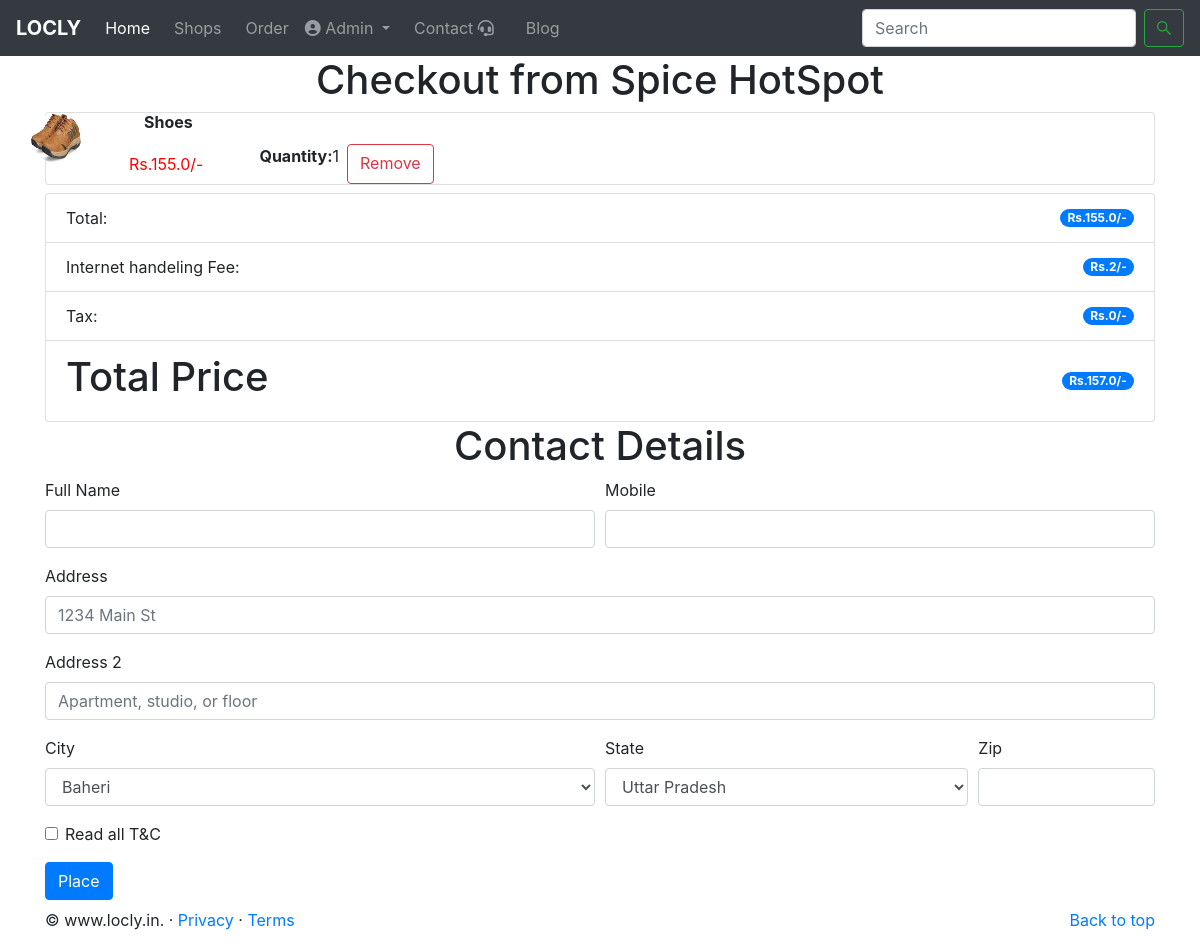
The app's page /order/2 (signed in) with its own data.
### MyApp/models.py (models this page shows, shortened)
class shop(models.Model):
    shop_id=models.CharField(max_length=20,default='',unique=True)
    shop_name=models.CharField(max_length=20)
    shop_user=models.ForeignKey(User,on_delete=models.CASCADE)
    shop_pic=models.ImageField(upload_to="static/")
    shop_disc=models.CharField(max_length=100)
    shop_add=models.CharField(max_length=50)
    verified=models.BooleanField(default=False)
    contact=models.IntegerField(default='')
    delivery=models.BooleanField(default=False)
    Grocery = 'Grocery'
    Medical = 'Medical'
    DailyE='DailyE'
    CHOICES = [
        (Grocery, 'Grocery'),
        (Medical, 'Medical'),
        (DailyE, 'DailyE')]
    category = models.CharField(max_length=20,choices=CHOICES,default=Grocery)

class cart(models.Model):
    user=models.ForeignKey(User,on_delete=models.CASCADE)
    quantity=models.IntegerField()
    products=models.ForeignKey(products,on_delete=models.CASCADE)
    shop=models.ForeignKey(shop,on_delete=models.CASCADE)

class products(models.Model):
    shop=models.ForeignKey(shop,on_delete=models.CASCADE)
    prod_name=models.CharField(max_length=20)
    prod_disc=models.CharField(max_length=100)
    prod_price=models.FloatField()
    Grocery = 'Grocery'
    Medical = 'Medical'
    DailyE='DailyE'
    CHOICES = [
        (Grocery, 'Grocery'),
        (Medical, 'Medical'),
        (DailyE, 'DailyE')]
    category = models.CharField(max_length=20,choices=CHOICES,default=Grocery)
    prod_img=models.ImageField(upload_to="static/")

### MyApp/views.py (the view, shortened to what this page needs)
# urls.py: path('order/<int:shopid>', views.order_cart ,name='Order'),
@login_required(login_url='/login')
def order_cart(request,shopid):
    shopn=shop.objects.filter(id=shopid)[0]
    cart_chechkout=cart.objects.filter(user=request.user,shop=shopn)
    total_price=0
    for i in cart_chechkout:
        total_price+=i.products.prod_price
    int_hand_fee=round(total_price/100)
    tax=0
    total=total_price+tax+int_hand_fee
    data=''
    for item in cart_chechkout:
        data= data + item.products.prod_name + ','+ str(item.products.prod_price) + ',' + str(item.products.id) + ';'
    order_price=f'Total price:{total_price} InternetFee: {int_hand_fee} Tax : {tax} Final Price {total}'
    params={'checkout':cart_chechkout,'shop':shopn,'total_price':total_price,'int_hand_fee':int_hand_fee,
    'tax':tax,'total':total}
    return render(request,'order.html',params)

### templates/order.html (shortened to what this page needs)
{% extends 'base.html' %}
{% block body %}
<h1 align="center">Checkout from {{shop.shop_name}} </h1>
<div class="container">
{% for item in checkout %}
<div class="card my-2">
    <div class="row">
        <img style="width:50px;height:50px;" src="/{{item.products.prod_img}}" alt="..." class="rounded-circle">
        <div class="col">
            <h6 class="card-title mx-5"><b>{{item.products.prod_name}}</b></h6>
            <div class="row">
                <p class="my-2 mx-5" style="color:red;">Rs.{{item.products.prod_price}}/-</p>
                <h8 class='mx-2'><b> Quantity:</b>{{item.quantity}}</h8>
                <a href="/addtocart/{{item.id}}/delete/" class="btn btn-outline-danger">Remove</a>
            </div>
        </div>
    </div>
</div>
{% endfor %}
<ul class="list-group">
  <li class="list-group-item d-flex justify-content-between align-items-center">
    Total:
    <span class="badge badge-primary badge-pill">Rs.{{total_price}}/-</span>
  </li>
  <li class="list-group-item d-flex justify-content-between align-items-center">
    Internet handeling Fee:
    <span class="badge badge-primary badge-pill">Rs.{{int_hand_fee}}/-</span>
  </li>
  <li class="list-group-item d-flex justify-content-between align-items-center">
    Tax:
    <span class="badge badge-primary badge-pill">Rs.{{tax}}/-</span>
  </li>
  <li class="list-group-item d-flex justify-content-between align-items-center">
    <h1>Total Price</h1>
    <span class="badge badge-primary badge-pill">Rs.{{total}}/-</span>
  </li>
</ul>
<h1 align="center">Contact Details </h1>
<form class='my-2' method='POST',action='order/{{shop.id}}'>{% csrf_token %}
  <div class="form-row">
    <div class="form-group col-md-6">
      <label for="full_name">Full Name</label>
      <input name='full_name'type="text" class="form-control" id="full_name">
    </div>
    <div class="form-group col-md-6">
      <label for="Mobile">Mobile</label>
      <input type="tel"name='mobile' class="form-control" id="Mobile">
    </div>
  </div>
  <div class="form-group">
    <label for="inputAddress">Address</label>
    <input type="text"name='address' class="form-control" id="inputAddress" placeholder="1234 Main St">
  </div>
  <div class="form-group">
    <label for="inputAddress2">Address 2</label>
    <input type="text" name='address2'class="form-control" id="inputAddress2" placeholder="Apartment, studio, or floor">
  </div>
  <div class="form-row">
    <div class="form-group col-md-6">
      <label for="city">City</label>
      <select id="city" name='city' class="form-control">
        <option selected>Baheri</option>
      </select>
    </div>
    <div class="form-group col-md-4">
      <label for="inputState">State</label>
      <select id="inputState"name='state' class="form-control">
        <option selected>Uttar Pradesh</option>
      </select>
    </div>
    <div class="form-group col-md-2">
      <label for="inputZip">Zip</label>
      <input name='zip'type="text" class="form-control" id="inputZip">
    </div>
  </div>
  <div class="form-group">
    <div class="form-check">
      <input class="form-check-input" type="checkbox" id="gridCheck">
      <label class="form-check-label" for="gridCheck">
        Read all T&C
      </label>
    </div>
  </div>
  <button type="submit" class="btn btn-primary">Place</button>
</form>
</div>
{% endblock body %}

### templates/base.html (shortened to what this page needs)
<!doctype html>
<html lang="en">
<head>
  <link rel="stylesheet" href="https://stackpath.bootstrapcdn.com/bootstrap/4.4.1/css/bootstrap.min.css"
>
</head>
<body>
  <header>
  <nav class="navbar navbar-expand-lg navbar-dark bg-dark">
    <a class="navbar-brand" href="/"><b>LOCLY</b></a>
    <div class="collapse navbar-collapse" id="navbarNav">
      <ul class="navbar-nav">
        <li class="nav-item active">
          <a class="nav-link" href="/">Home <span class="sr-only">(current)</span></a>
        </li>
        <li class="nav-item">
          <a class="nav-link mx-2" href="/shops">Shops</a>
        </li>
        {% if not request.user.is_anonymous %}
        <li class="nav-item">
          <a class="nav-link" href="/ordertracker">Order</a>
        </li>
        {% endif %}
        {% if not request.user.is_anonymous %}
        <li class="nav-item dropdown">
          <a class="nav-link dropdown-toggle" href="#" id="navbarDropdown" role="button" data-toggle="dropdown" aria-haspopup="true" aria-expanded="false">
            <i class="fas fa-user-circle"></i> {{request.user.first_name}}
          </a>
        </li>
        {% endif %}
        <li class="nav-item">
          <a class="nav-link mx-2" href="contact">Contact <i class="fas fa-headset"></i></a>
        </li>
        <li class="nav-item">
          <a class="nav-link mx-2" href="/blog/0">Blog </a>
        </li>
    </div>
    <form method="GET" action="/search" class="form-inline my-2 my-lg-0">
      <input class="form-control mr-sm-2" type="search" placeholder="Search" name='search'aria-label="Search">
      <button class="btn btn-outline-success my-2 my-sm-0" type="submit"><i class="fab fa-sistrix"></i></button>
    </form>
  </nav>
</header>
  {% block body %}
  {% endblock body %}
</body>
<footer class="container">
  <p class="float-right"><a href="#">Back to top</a></p>
  <p>&copy; www.locly.in. &middot; <a href="#">Privacy</a> &middot; <a href="#">Terms</a></p>
</footer>
</html>

### records on screen
shop: shop_name "Spice HotSpot"
cart: products.prod_img (picture), products.prod_name "Shoes", products.prod_price "155.0", quantity "1"

### other values on screen
{{ request.user.first_name }} "Admin"
{{ total_price }} "155.0"
{{ int_hand_fee }} "2"
{{ tax }} "0"
{{ total }} "157.0"
